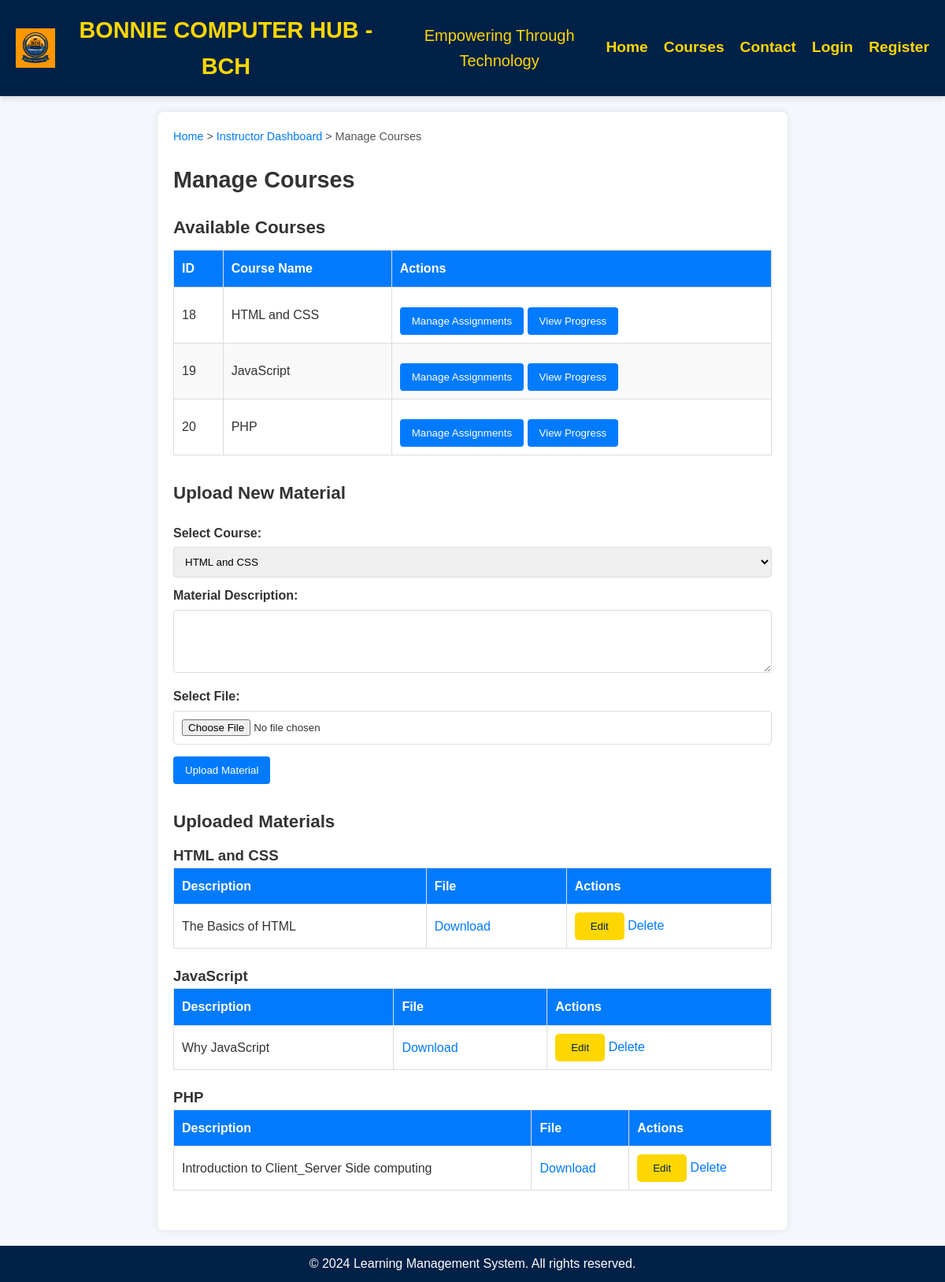
The page /instructor/manage_courses.php (signed in) on the database its author committed.
### tables this page shows
CREATE TABLE `courses` (
  `id` int(11) NOT NULL,
  `course_name` varchar(255) NOT NULL,
  `description` text DEFAULT NULL,
  `created_by` int(11) NOT NULL,
  `created_at` timestamp NOT NULL DEFAULT current_timestamp(),
  `updated_at` timestamp NOT NULL DEFAULT current_timestamp() ON UPDATE current_timestamp(),
  `name` varchar(255) NOT NULL
);

CREATE TABLE `course_materials` (
  `id` int(11) NOT NULL,
  `course_id` int(11) NOT NULL,
  `material_name` varchar(255) NOT NULL,
  `material_description` text DEFAULT NULL,
  `file_path` varchar(255) NOT NULL,
  `uploaded_at` timestamp NOT NULL DEFAULT current_timestamp(),
  `file_name` varchar(255) NOT NULL,
  `description` text DEFAULT NULL
);

### instructor/manage_courses.php (the view, shortened to what this page needs)
<?php
require_once '../includes/db_connect.php';
$courses = $pdo->query("SELECT id, course_name FROM courses")->fetchAll(PDO::FETCH_ASSOC);
?>
<!DOCTYPE html>
<html lang="en">
<head>
    <link rel="stylesheet" href="../css/styles.css">
</head>
<body>
    <?php include '../includes/header.php'; ?>
    <main>
        <div class="breadcrumb">
            <a href="../index.php">Home</a> &gt;
            <a href="instructor_dashboard.php">Instructor Dashboard</a> &gt;
            <span>Manage Courses</span>
        </div>
        <h1>Manage Courses</h1>
        <section>
            <h2>Available Courses</h2>
            <table>
                <thead>
                    <tr>
                        <th>ID</th>
                        <th>Course Name</th>
                        <th>Actions</th>
                    </tr>
                </thead>
                <tbody>
                    <?php foreach ($courses as $course): ?>
                        <tr>
                            <td><?= htmlspecialchars($course['id']) ?></td>
                            <td><?= htmlspecialchars($course['course_name']) ?></td>
                            <td>
                                <form action="manage_assignments.php" method="GET" style="display:inline;">
                                    <button type="submit">Manage Assignments</button>
                                </form>
                                <form action="view_progress.php" method="GET" style="display:inline;">
                                    <button type="submit">View Progress</button>
                                </form>
                            </td>
                        </tr>
                    <?php endforeach; ?>
                </tbody>
            </table>
        </section>
        <section>
            <h2>Upload New Material</h2>
            <form action="" method="POST" enctype="multipart/form-data">
                <label for="course_id">Select Course:</label>
                <select name="course_id" id="course_id" required>
                    <?php foreach ($courses as $course): ?>
                        <option value="<?= htmlspecialchars($course['id']) ?>"><?= htmlspecialchars($course['course_name']) ?></option>
                    <?php endforeach; ?>
                </select>
                <label for="material_description">Material Description:</label>
                <textarea name="material_description" id="material_description" required></textarea>
                <label for="material_file">Select File:</label>
                <input type="file" name="material_file" id="material_file" required>
                <button type="submit" name="upload_material">Upload Material</button>
            </form>
        </section>
        <section>
            <h2>Uploaded Materials</h2>
            <?php foreach ($courses as $course): ?>
                <h3><?= htmlspecialchars($course['course_name']) ?></h3>
                <?php
                $stmt = $pdo->prepare("SELECT id, description, file_path FROM course_materials WHERE course_id = ?");
                $stmt->execute([$course['id']]);
                $materials = $stmt->fetchAll(PDO::FETCH_ASSOC);
                ?>
                <?php if ($materials): ?>
                    <table>
                        <thead>
                            <tr>
                                <th>Description</th>
                                <th>File</th>
                                <th>Actions</th>
                            </tr>
                        </thead>
                        <tbody>
                            <?php foreach ($materials as $material): ?>
                                <tr>
                                    <td><?= htmlspecialchars($material['description']) ?></td>
                                    <td><a href="../uploads/materials/<?= htmlspecialchars($material['file_path']) ?>" target="_blank">Download</a></td>
                                    <td>
                                        <button onclick="editMaterial(<?= $material['id'] ?>, '<?= htmlspecialchars($material['description']) ?>')">Edit</button>
                                        <a href="?delete_material=<?= $material['id'] ?>" onclick="return confirm('Are you sure you want to delete this material?')">Delete</a>
                                    </td>
                                </tr>
                            <?php endforeach; ?>
                        </tbody>
                    </table>
                <?php else: ?>
                    <p>No materials uploaded for this course yet.</p>
                <?php endif; ?>
            <?php endforeach; ?>
        </section>
    </main>
    <?php include '../includes/footer.php'; ?>
</body>
</html>

### css/styles.css (style rules this page uses)
body { font-family: Arial, sans-serif; margin: 0; padding: 0; line-height: 1.6; background-color: #f4f4f4; }
main { padding: 20px; background-color: #FFFFFF; margin: 20px auto; border-radius: 10px; box-shadow: 0 2px 10px rgba(0, 0, 0, 0.1); }
section { margin-bottom: 30px; }
button { background-color: #FFD700; border: none; color: #002147; padding: 10px 20px; cursor: pointer; border-radius: 5px; transition: background-color 0.3s, transform 0.3s; }

### instructor/manage_courses.php (style rules this page uses)
* { margin: 0; padding: 0; box-sizing: border-box; font-family: Arial, sans-serif; }
body { background-color: #f4f7f9; color: #333; line-height: 1.6; }
a { color: #007bff; text-decoration: none; }
main { max-width: 800px; margin: 20px auto; padding: 20px; background-color: #fff; box-shadow: 0 0 10px rgba(0, 0, 0, 0.1); border-radius: 8px; }
.breadcrumb { font-size: 0.9em; margin-bottom: 20px; color: #555; }
.breadcrumb a { color: #007bff; }
h1, h2 { color: #333; margin-bottom: 10px; }
h1 { font-size: 1.8em; }
h2 { font-size: 1.4em; margin-top: 20px; }
table { width: 100%; border-collapse: collapse; margin-bottom: 20px; }
table th, table td { padding: 10px; border: 1px solid #ddd; text-align: left; }
table th { background-color: #007bff; color: white; font-weight: bold; }
table tbody tr:nth-child(even) { background-color: #f9f9f9; }
form { margin-top: 20px; }
label { display: block; margin-top: 10px; font-weight: bold; color: #333; }
input[type="text"], input[type="file"], textarea, select { width: 100%; padding: 10px; margin-top: 5px; border: 1px solid #ddd; border-radius: 4px; }
textarea { height: 80px; resize: vertical; }
button[type="submit"] { display: inline-block; padding: 10px 15px; background-color: #007bff; color: white; border: none; border-radius: 4px; cursor: pointer; margin-top: 15px; }

### includes/header.php (style rules this page uses)
body { margin: 0; font-family: 'Arial', sans-serif; background-color: #f4f7fc; }

### rows shown on the page
courses: id "18", course_name "HTML and CSS"
courses: id "19", course_name "JavaScript"
courses: id "20", course_name "PHP"
course_materials: description "The Basics of HTML"
course_materials: description "Why JavaScript"
course_materials: description "Introduction to Client_Server Side computing"

### other values the page prints
form field course_id "HTML and CSS"
